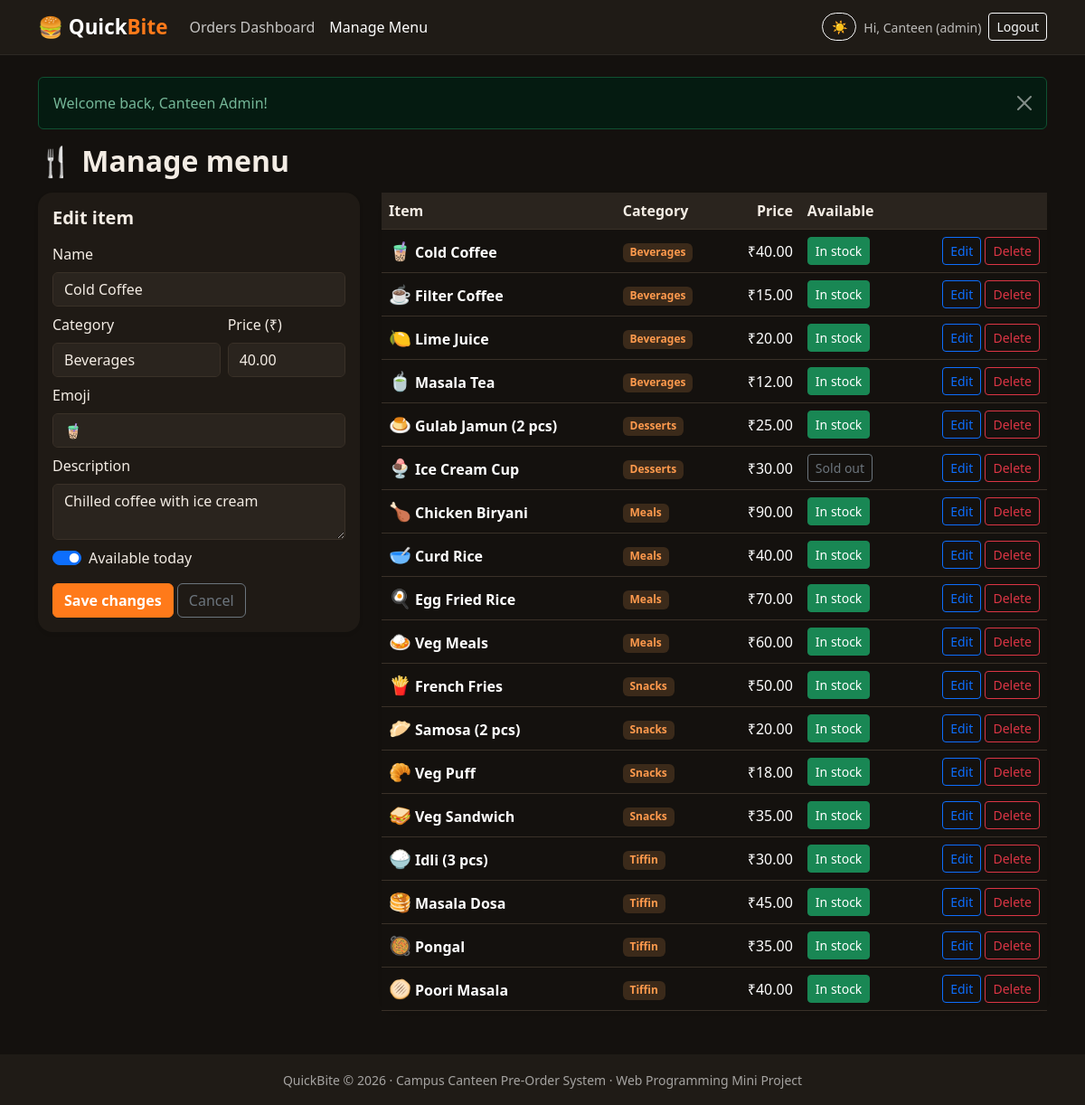
The page /admin/menu.php?edit=16 (signed in) on the database its author committed.
### tables this page shows
CREATE TABLE menu_items (
    id          INT AUTO_INCREMENT PRIMARY KEY,
    name        VARCHAR(100) NOT NULL,
    category    VARCHAR(40)  NOT NULL,
    price       DECIMAL(8,2) NOT NULL,
    emoji       VARCHAR(10)  NOT NULL DEFAULT '',
    description VARCHAR(200) DEFAULT '',
    available   TINYINT(1)   NOT NULL DEFAULT 1,
    created_at  TIMESTAMP DEFAULT CURRENT_TIMESTAMP
);

### config.php (called while the page is built, shortened)
<?php
function db(): PDO
{
    static $pdo = null;
    if ($pdo === null) {
        try {
            $pdo = new PDO(
                'mysql:host=' . DB_HOST . ';dbname=' . DB_NAME . ';charset=utf8mb4',
                DB_USER,
                DB_PASS,
                [
                    PDO::ATTR_ERRMODE            => PDO::ERRMODE_EXCEPTION,
                    PDO::ATTR_DEFAULT_FETCH_MODE => PDO::FETCH_ASSOC,
                    PDO::ATTR_EMULATE_PREPARES   => false,
                ]
            );
        } catch (PDOException $e) {
            http_response_code(500);
            die('Database connection failed. Check the DB_* settings at the top of config.php and make sure you imported database.sql.');
        }
    }
    return $pdo;
}
function e($value): string
{
    return htmlspecialchars((string) $value, ENT_QUOTES, 'UTF-8');
}
function url(string $path = ''): string
{
    return BASE_URL . '/' . ltrim($path, '/');
}
function money($amount): string
{
    return '₹' . number_format((float) $amount, 2);
}

### admin/menu.php (the view, shortened to what this page needs)
<?php
require_once __DIR__ . '/../config.php';
if (!isset($editing)) {
    $editing = ['id' => 0, 'name' => '', 'category' => '', 'price' => '', 'emoji' => '', 'description' => '', 'available' => 1];
    $editId = (int) ($_GET['edit'] ?? 0);
    if ($editId > 0) {
        $st = db()->prepare('SELECT * FROM menu_items WHERE id = ?');
        $st->execute([$editId]);
        $editing = $st->fetch() ?: $editing;
    }
}
$items = db()->query('SELECT * FROM menu_items ORDER BY category, name')->fetchAll();
require __DIR__ . '/../includes/header.php';
?>
<h2 class="fw-bold mb-3">🍴 Manage menu</h2>
<div class="row g-4">
    <div class="col-lg-4">
        <div class="card border-0 shadow-sm rounded-4">
            <div class="card-body">
                <h5 class="fw-bold mb-3"><?= $editing['id'] ? 'Edit item' : 'Add new item' ?></h5>
                <form method="post">
                    <div class="mb-2">
                        <label class="form-label">Name</label>
                        <input type="text" name="name" class="form-control" value="<?= e($editing['name']) ?>" required maxlength="100">
                    </div>
                    <div class="row g-2 mb-2">
                        <div class="col-7">
                            <label class="form-label">Category</label>
                            <input type="text" name="category" list="cat-list" class="form-control" value="<?= e($editing['category']) ?>" required maxlength="40">
                        </div>
                        <div class="col-5">
                            <label class="form-label">Price (₹)</label>
                            <input type="number" name="price" step="0.50" min="1" class="form-control" value="<?= e($editing['price']) ?>" required>
                        </div>
                    </div>
                    <div class="mb-2">
                        <label class="form-label">Emoji</label>
                        <input type="text" name="emoji" class="form-control" value="<?= e($editing['emoji']) ?>" maxlength="8" placeholder="🍛">
                    </div>
                    <div class="mb-2">
                        <label class="form-label">Description</label>
                        <textarea name="description" class="form-control" rows="2" maxlength="200"><?= e($editing['description']) ?></textarea>
                    </div>
                    <div class="form-check form-switch mb-3">
                        <input class="form-check-input" type="checkbox" name="available" id="avail" <?= $editing['available'] ? 'checked' : '' ?>>
                        <label class="form-check-label" for="avail">Available today</label>
                    </div>
                    <button class="btn btn-warning fw-semibold"><?= $editing['id'] ? 'Save changes' : 'Add item' ?></button>
                    <?php if ($editing['id']): ?>
                        <a href="<?= url('admin/menu.php') ?>" class="btn btn-outline-secondary">Cancel</a>
                    <?php endif; ?>
                </form>
            </div>
        </div>
    </div>
    <div class="col-lg-8">
        <div class="card border-0 shadow-sm rounded-4">
            <div class="table-responsive">
                <table class="table align-middle mb-0">
                    <thead class="table-light">
                        <tr><th>Item</th><th>Category</th><th class="text-end">Price</th><th>Available</th><th></th></tr>
                    </thead>
                    <tbody>
                    <?php foreach ($items as $it): ?>
                        <tr>
                            <td><span class="fs-5 me-1"><?= e($it['emoji']) ?></span><strong><?= e($it['name']) ?></strong></td>
                            <td><span class="badge qb-cat"><?= e($it['category']) ?></span></td>
                            <td class="text-end"><?= money($it['price']) ?></td>
                            <td>
                                <form method="post">
                                    <button class="btn btn-sm <?= $it['available'] ? 'btn-success' : 'btn-outline-secondary' ?>"><?= $it['available'] ? 'In stock' : 'Sold out' ?></button>
                                </form>
                            </td>
                            <td class="text-end text-nowrap">
                                <a href="<?= url('admin/menu.php?edit=' . (int) $it['id']) ?>" class="btn btn-sm btn-outline-primary">Edit</a>
                                <form method="post" class="d-inline" onsubmit="return confirm('Delete this item?')">
                                    <button class="btn btn-sm btn-outline-danger">Delete</button>
                                </form>
                            </td>
                        </tr>
                    <?php endforeach; ?>
                    </tbody>
                </table>
            </div>
        </div>
    </div>
</div>
<?php require __DIR__ . '/../includes/footer.php'; ?>

### assets/style.css (style rules this page uses)
:root { --qb-orange: #ff7a1a; --qb-orange-dark: #e65f00; --qb-dark: #1f1b16; --qb-bg: #fff8f0; --qb-surface: #ffffff; --qb-text: #1f1b16; --qb-border: #f0d9c0; --qb-chip: #ffe8d1; --qb-token-bg: #fff3e6; }
[data-bs-theme="dark"] { --qb-orange-dark: #ff9a4d; --qb-bg: #14110e; --qb-surface: #1f1a15; --qb-text: #f3ece4; --qb-border: #3a3128; --qb-chip: #3b2a1a; --qb-token-bg: #2a1d12; --bs-body-bg: #14110e; --bs-body-color: #f3ece4; --bs-border-color: #3a3128; }
body { background: var(--qb-bg); color: var(--qb-text); min-height: 100vh; display: flex; flex-direction: column; transition: background-color .2s ease, color .2s ease; }
.card { --bs-card-bg: var(--qb-surface); --bs-card-color: var(--qb-text); }
[data-bs-theme="dark"] .table-light { --bs-table-color: var(--qb-text); --bs-table-bg: #2a241e; --bs-table-border-color: var(--qb-border); }
[data-bs-theme="dark"] .form-control, [data-bs-theme="dark"] .form-select { background-color: #2a241e; border-color: var(--qb-border); color: var(--qb-text); }
[data-bs-theme="dark"] .form-control::placeholder { color: #9a8f84; }
.qb-cat { background: var(--qb-chip); color: var(--qb-orange-dark); font-weight: 600; }
.btn-warning { background: var(--qb-orange); border-color: var(--qb-orange); color: #fff; }

### rows shown on the page
menu_items: name "Cold Coffee", category "Beverages", price "40.00", emoji "🧋", description "Chilled coffee with ice cream", available "☑", price "₹40.00", shows "In stock"
menu_items: emoji "☕", name "Filter Coffee", category "Beverages", price "₹15.00", available "In stock"
menu_items: emoji "🍋", name "Lime Juice", category "Beverages", price "₹20.00", available "In stock"
menu_items: emoji "🍵", name "Masala Tea", category "Beverages", price "₹12.00", available "In stock"
menu_items: emoji "🍮", name "Gulab Jamun (2 pcs)", category "Desserts", price "₹25.00", available "In stock"
menu_items: emoji "🍨", name "Ice Cream Cup", category "Desserts", price "₹30.00", available "Sold out"
menu_items: emoji "🍗", name "Chicken Biryani", category "Meals", price "₹90.00", available "In stock"
menu_items: emoji "🥣", name "Curd Rice", category "Meals", price "₹40.00", available "In stock"
menu_items: emoji "🍳", name "Egg Fried Rice", category "Meals", price "₹70.00", available "In stock"
menu_items: emoji "🍛", name "Veg Meals", category "Meals", price "₹60.00", available "In stock"
menu_items: emoji "🍟", name "French Fries", category "Snacks", price "₹50.00", available "In stock"
menu_items: emoji "🥟", name "Samosa (2 pcs)", category "Snacks", price "₹20.00", available "In stock"
menu_items: emoji "🥐", name "Veg Puff", category "Snacks", price "₹18.00", available "In stock"
menu_items: emoji "🥪", name "Veg Sandwich", category "Snacks", price "₹35.00", available "In stock"
menu_items: emoji "🍚", name "Idli (3 pcs)", category "Tiffin", price "₹30.00", available "In stock"
menu_items: emoji "🥞", name "Masala Dosa", category "Tiffin", price "₹45.00", available "In stock"
menu_items: emoji "🥘", name "Pongal", category "Tiffin", price "₹35.00", available "In stock"
menu_items: emoji "🫓", name "Poori Masala", category "Tiffin", price "₹40.00", available "In stock"

### other values the page prints
explode(' ', $user['name'])[0] "Canteen"
$f['message'] "Welcome back, Canteen Admin!"
